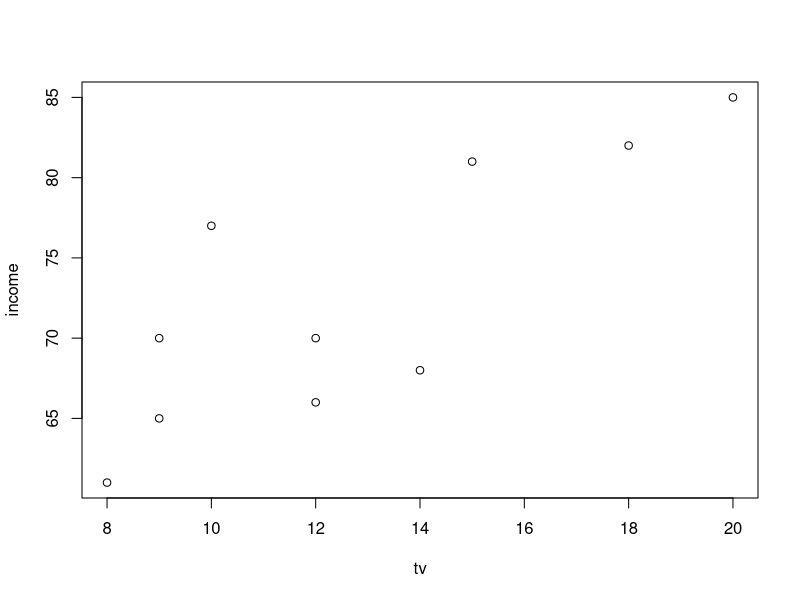
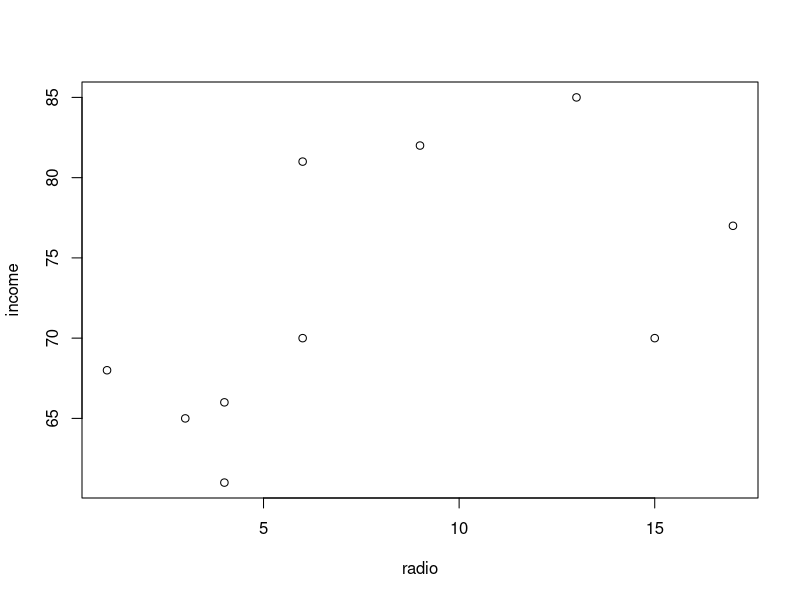
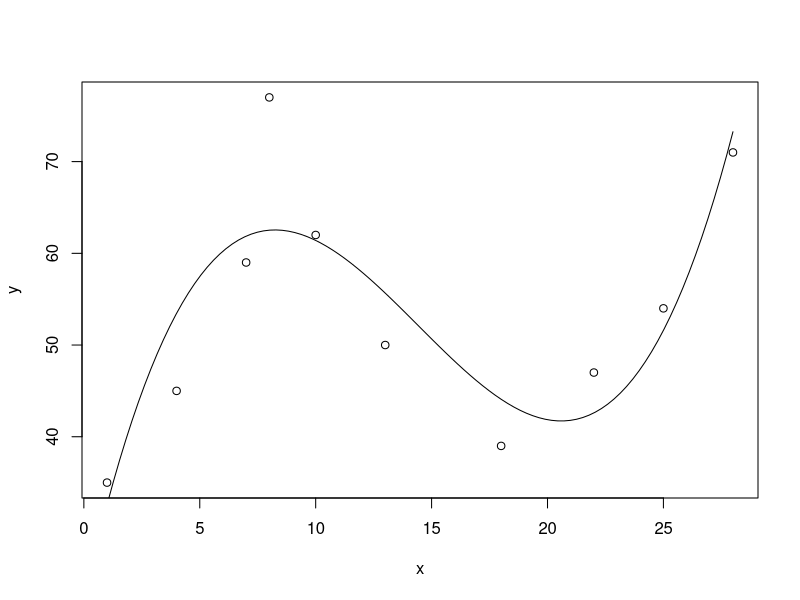

Generate these figures, in order, with R:
## Lab 11 List 11

## Ex 1

tv=c(12, 10, 15, 9, 12, 18, 14, 8, 9, 20)
radio=c(15, 17, 6, 6, 4, 9, 1, 4, 3, 13)
income=c(70, 77, 81, 70, 66, 82, 68, 61, 65, 85)

## 1a)

plot(tv, income)
plot(radio, income)

## 1b)

cor(tv, income) ## = 0.81 => strong correlation relationship
cor(radio, income) ## = 0.55 => moderate correlation relationship

## Interpretation:
## -> If TV advertising increases, then company's income increases as well.
## -> If radio advertising increases, then company's income increases as well.

## 1c)

## Since we have TWO independent variables (TV, radio) in this case:
## y_hat = b0_hat + b2_hat * x_tv + b1_hat * x_radio

## So we have to use matrices in this case:

y = income
x = cbind(rep(1, length(tv)), tv, radio)

b = solve(t(x) %*% x) %*% t(x) %*% y
b

## Interpretation: According to results of b, y_hat = 1.46*x_tv + 0.58*x_radio + 49.41
## -> b1_hat = 0.58 => If radio advertising increases by 1000 EUR, then company's weekly income increases by 580 EUR.
## -> b2_hat = 1.46 => If TV advertising increases by 1000 EUR, then company's weekly income increases by 1460 EUR.
## -> b0_hat = 49.41 => Weekly income of company without advertising is 49410 EUR.

## OR WE CAN USE JUST THESE R-FUNCTIONS (THAT DO THE SAME) WHICH CALCULATE ALL THE STUFF ABOVE:

summary(lm(income~tv+radio))

## where column "Estimate" is the most important for us, since it shows b0_hat, b1_hat and b2_hat.


## 1d)

## now we are interested in the second line of column Pr(>|t|) (p-value).
## which gives us p_value of radio = 0.0616 > alpha = 0.05
## -> and p_value of TV = 0.0044 < alpha = 0.05

## Interpretation: At significance level 0.05:  
## -> In case of b2_hat (TV), we REJECT H_0 in favor of H_1. 
## -> Thus, coefficient b2_hat is significant (b2_hat != 0).
## -> In case of b1_hat (radio), we do NOT reject H_0 in favor of H_1.

## 1e)

## First case: x_tv = x_radio = 0 => y_hat = 49.41
## Second case: x_tv = 16 and x_radio = 6 => y_hat = 1.46 * 16 + 0.58 * 6 + 49.41:

1.46*16 + 0.58*6 + 49.41 ## which gives us 76250 EUR for the second case

## 1f)

## "Multiple R-squared" is the most important for us, which gives us R^2 = 0.799.
## -> Therefore, we get satisfying fit of the model of regression with data.

## Ex 5

x=c(1, 4, 7, 8, 10, 13, 18, 22, 25, 28)
y=c(35, 45, 59, 77, 62, 50, 39, 47, 54, 71)

## 5a)

plot(x, y) ## it is noticeable that we are dealing with polynomial relation of third degree.

## 5b)

cor(x, y) ## linear relationship is weak which confirms 5a) assumption.

## So we are dealing with y_hat = b0_hat + b1_hat * x + b2_hat * x^2 + b3_hat * x^3.

## 5c)

Y = y
X = cbind(rep(1, length(x)), x, x*x, x*x*x)

b = solve(t(X) %*% X) %*% t(X) %*% Y
b

## => y_hat = 0.02*x^3 - 0.96*x^2 + 11.28*x + 22.25

## OR WE CAN USE JUST THESE R-FUNCTIONS (THAT DO THE SAME) WHICH CALCULATE ALL THE STUFF ABOVE:

summary(lm(y~x+I(x^2)+I(x^3)))

## 5e)

curve(0.02215*x^3 - 0.95805*x^2 + 11.28161*x + 22.24553, add=TRUE)

## 5f)
x = 15
0.02215*x^3 - 0.95805*x^2 + 11.28161*x + 22.24553
x = 48
0.02215*x^3 - 0.95805*x^2 + 11.28161*x + 22.24553

## 5g)

## "Multiple R-squared" is the most important for us, which gives us R^2 = 0.7659.
## -> Therefore, we get satisfying fit of the model of regression with data.

#Ex6
x=c(5, 15, 30, 40, 55, 65, 80, 90)
y=c(130, 98, 78, 65, 58, 73, 104, 147)